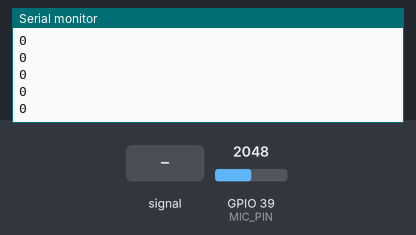
A sketch run on a simulated ESP32. Parts: the last lines printed to the serial monitor. The inputs (shaded band) are chosen by the test bench; at power-on: GPIO 39 (MIC_PIN) = 2048.

Above: at 1.2 s.
1.3 s: GPIO 39 (MIC_PIN) fed a 200 Hz sine of ±327 counts around its level
At 1.32 s:
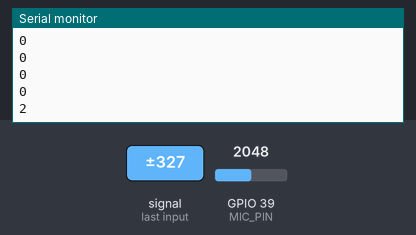
2.8 s: GPIO 39 (MIC_PIN) set to 2866
At 2.82 s:
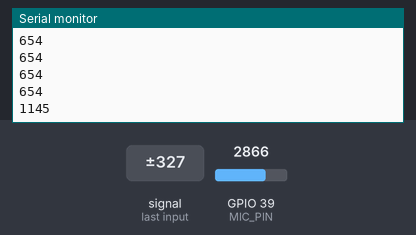
4.3 s: GPIO 39 (MIC_PIN) fed a 1000 Hz sine of ±1023 counts around its level
At 4.32 s:
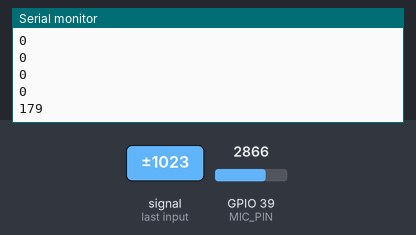
5.8 s: GPIO 39 (MIC_PIN) set to 4095
At 5.82 s:
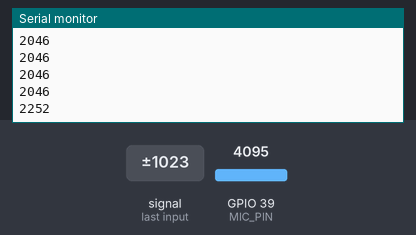
Timing chart, 0 to 8.3 s (numbered marks = the images above; inputs shaded):
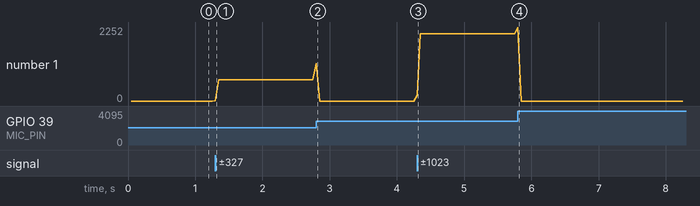

Measured:
- after the input at 1.3 s, the serial monitor: prints a new line at once (image 1)
- after the input at 2.8 s, the serial monitor: prints a new line at once (image 2)
- after the input at 4.3 s, the serial monitor: prints a new line at once (image 3)
- after the input at 5.8 s, the serial monitor: prints a new line at once (image 4)
- plotted number 1: 0 → 654 after the input at 1.3 s, 0 → 2046 after the input at 4.3 s

The sketch:

IoTPSP_MIC_ESP32.ino
```cpp
// program to test a module on the IoT Proto Shield Plus
// www.gtronicsShop.com

// select ESP32 mini board: tools->Board->"WEMOS D1 MINI ESP32"
// select port number


/****************************************
  Example Sound Level Sketch for the
  Microphone Module
****************************************/
#define MIC_PIN 39


const int sampleWindow = 50; // Sample window width in mS (50 mS = 20Hz)
unsigned long sample;

void setup()
{
  Serial.begin(9600);
}


void loop()
{
  unsigned long startMillis = millis(); // Start of sample window
  unsigned long peakToPeak = 0;   // peak-to-peak level

  unsigned long signalMax = 0;
  unsigned long signalMin = 4096;

  // collect data for 50 mS
  while (millis() - startMillis < sampleWindow)
  {
    sample = analogRead(MIC_PIN);
    if (sample < 4096)  // toss out spurious readings
    {
      if (sample > signalMax)
      {
        signalMax = sample;  // save just the max levels
      }
      else if (sample < signalMin)
      {
        signalMin = sample;  // save just the min levels
      }
    }
  }
  peakToPeak = signalMax - signalMin;  // max - min = peak-peak amplitude

  Serial.println(peakToPeak);
}
```
